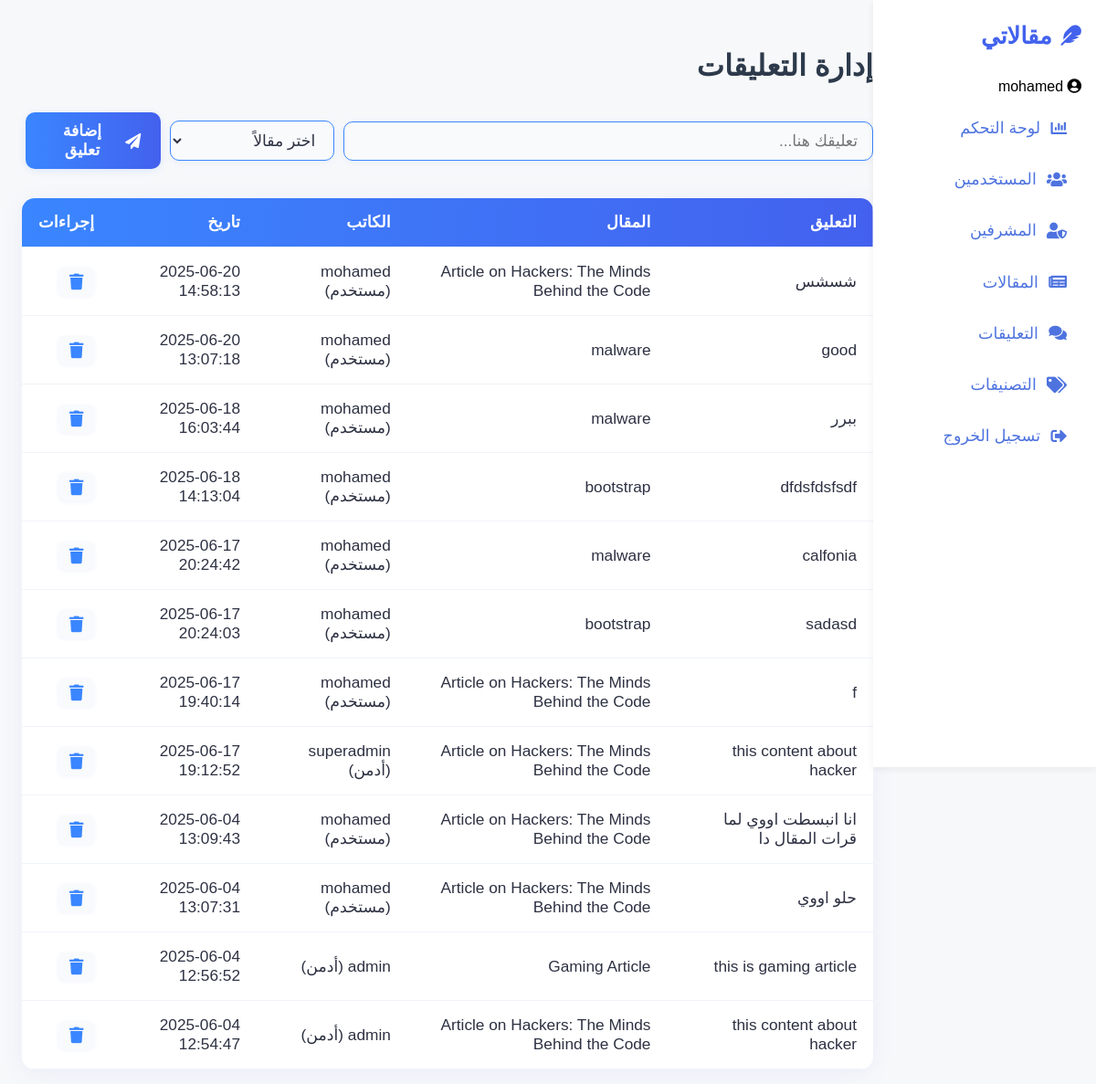
/admin/manage_comments.php (signed in), run on the app's committed database.
### tables this page shows
CREATE TABLE `comments` (
  `id` int NOT NULL,
  `article_id` int NOT NULL,
  `user_id` int DEFAULT NULL,
  `admin_id` int DEFAULT NULL,
  `content` text NOT NULL,
  `is_admin` tinyint(1) DEFAULT '0',
  `status` enum('pending','approved','rejected') DEFAULT 'approved',
  `created_at` timestamp NOT NULL DEFAULT CURRENT_TIMESTAMP
);

CREATE TABLE `articles` (
  `id` int NOT NULL,
  `title` varchar(255) NOT NULL,
  `content` text NOT NULL,
  `image` varchar(100) DEFAULT NULL,
  `created_at` timestamp NOT NULL DEFAULT CURRENT_TIMESTAMP,
  `category_id` int DEFAULT NULL,
  `user_id` int DEFAULT NULL,
  `admin_id` int DEFAULT NULL
);

CREATE TABLE `users` (
  `id` int NOT NULL,
  `username` varchar(50) NOT NULL,
  `email` varchar(100) NOT NULL,
  `password` varchar(255) NOT NULL,
  `created_at` timestamp NOT NULL DEFAULT CURRENT_TIMESTAMP,
  `updated_at` datetime DEFAULT CURRENT_TIMESTAMP ON UPDATE CURRENT_TIMESTAMP,
  `is_active` tinyint(1) DEFAULT '1',
  `reset_token` varchar(100) DEFAULT NULL,
  `reset_expires` datetime DEFAULT NULL
);

### admin/manage_comments.php (the view, shortened to what this page needs)
<?php
require_once '../db.php';
$comments = $pdo->query("SELECT c.*, a.title,
    admins.adminname AS admin_name,
    users.username AS user_name
FROM comments c
JOIN articles a ON c.article_id = a.id
LEFT JOIN admins ON c.admin_id = admins.id
LEFT JOIN users ON c.user_id = users.id
ORDER BY c.created_at DESC")->fetchAll(PDO::FETCH_ASSOC);
?>
<!DOCTYPE html>
<html lang="ar">
<head>
    <link rel="stylesheet" href="https://cdnjs.cloudflare.com/ajax/libs/font-awesome/5.15.1/css/all.min.css">
    <link rel="stylesheet" href="https://cdnjs.cloudflare.com/ajax/libs/animate.css/4.1.1/animate.min.css">
</head>
<body>
<?php include 'sidebar.php'; ?>
<main class="main-content">
    <h1 class="dashboard-title animate__animated animate__fadeInDown">إدارة التعليقات</h1>
    <div class="add-comment-admin-modal" style="margin-bottom:24px;">
        <form action="manage_comments.php" method="post" style="display:flex;gap:10px;align-items:center;flex-wrap:wrap;">
            <div class="disp add-comment-flex-modern">
                <input type="text" name="comment" placeholder="تعليقك هنا..." required class="modern-input">
                <select name="article_id" required class="modern-select">
                    <option value="">اختر مقالاً</option>
                </select>
                <button type="submit" name="add_comment" class="action-btn modern-search-btn"><i class="fa fa-paper-plane"></i> إضافة تعليق</button>
            </div>
        </form>
    </div>
    <table class="data-table comments-table">
        <thead>
            <tr>
                <th>التعليق</th>
                <th>المقال</th>
                <th>الكاتب</th>
                <th>تاريخ</th>
                <th>إجراءات</th>
            </tr>
        </thead>
        <tbody id="commentsTable">
            <?php foreach($comments as $comment): ?>
            <tr>
                <td><?= htmlspecialchars($comment['content']) ?></td>
                <td><?= htmlspecialchars($comment['title']) ?></td>
                <td>
                    <?php
                        if ($comment['is_admin'] == 1 && !empty($comment['admin_name'])) {
                            echo htmlspecialchars($comment['admin_name']) . ' (أدمن)';
                        } elseif ($comment['is_admin'] == 0 && !empty($comment['user_name'])) {
                            echo htmlspecialchars($comment['user_name']) . ' (مستخدم)';
                        } else {
                            echo '-';
                        }
                    ?>
                </td>
                <td><?= htmlspecialchars($comment['created_at']) ?></td>
                <td>
                    <button type="button" class="action-btn delete-btn" onclick="openDeleteCommentModal(<?= $comment['id'] ?>, '<?= htmlspecialchars(addslashes($comment['content'])) ?>')"><i class="fa fa-trash"></i></button>
                </td>
            </tr>
            <?php endforeach; ?>
        </tbody>
    </table>
</main>
</body>
</html>

### admin/manage_comments.php (style rules this page uses)
body, html { font-family: 'Cairo', Tahoma, Arial, sans-serif; background: #f7f8fa; margin: 0; padding: 0; direction: rtl; }
.main-content { padding: 2rem 2vw 1rem 2vw; margin-right: 220px; }
.dashboard-title { font-size: 2rem; color: #2d3a4b; margin-bottom: 2rem; font-weight: bold; }
.comments-table { width: 100%; border-collapse: separate; border-spacing: 0; background: #fff; border-radius: 14px; box-shadow: 0 4px 24px rgba(67,97,238,0.07); overflow: hidden; margin-top: 32px; font-size: 1.08rem; direction: rtl; }
.comments-table thead tr { background: linear-gradient(90deg, #3a86ff 0%, #4361ee 100%); color: #fff; }
.comments-table th, .comments-table td { padding: 16px 18px; text-align: right; border-bottom: 1px solid #f0f4fa; }
.comments-table th { font-weight: bold; font-size: 1.1rem; letter-spacing: 0.01em; }
.comments-table tbody tr { transition: background 0.2s; }
.comments-table td { color: #2d3142; }
.action-btn { background: #f8fafc; border: none; border-radius: 6px; color: #3a86ff; padding: 7px 12px; margin-left: 4px; font-size: 1.1rem; cursor: pointer; transition: background 0.2s, color 0.2s; box-shadow: 0 1px 4px rgba(67,97,238,0.07); display: inline-flex; align-items: center; justify-content: center; }
form { display: flex; flex-direction: column; align-items: center; width: 100%; }
.add-comment-flex-modern { display: flex; align-items: center; gap: 10px; width: 100%; }
.add-comment-flex-modern .modern-input { order: 1; flex: 0 1 80%; max-width: 80%; min-width: 120px; padding: 10px 16px; border-radius: 10px; border: 1.5px solid #3a86ff; background: #f8fafc; font-size: 1.08rem; color: #2d3142; box-shadow: 0 2px 8px #3a86ff11; transition: border 0.2s, box-shadow 0.2s; outline: none; font-family: inherit; font-weight: 500; }
.add-comment-flex-modern .modern-select { order: 2; flex: 0 0 180px; min-width: 120px; max-width: 220px; padding: 10px 16px; border-radius: 10px; border: 1.5px solid #3a86ff; background: #f8fafc; font-size: 1.08rem; color: #2d3142; box-shadow: 0 2px 8px #3a86ff11; transition: border 0.2s, box-shadow 0.2s; outline: none; font-family: inherit; font-weight: 500; }
.add-comment-flex-modern .modern-search-btn { order: 3; flex: 0 1 20%; max-width: 20%; min-width: 120px; background: linear-gradient(90deg, #3a86ff 0%, #4361ee 100%); color: #fff; border: none; border-radius: 10px; padding: 10px 22px; font-size: 1.08rem; font-weight: bold; box-shadow: 0 2px 8px #3a86ff22; display: flex; align-items: center; gap: 7px; transition: background 0.2s, box-shadow 0.2s; cursor: pointer; justify-content: center; }

### data on the page
comments: content "شسشس", article.title "Article on Hackers: The Minds Behind the Code", user.username "mohamed", created_at "2025-06-20 14:58:13"
comments: content "good", article.title "malware", user.username "mohamed", created_at "2025-06-20 13:07:18"
comments: content "ببرر", article.title "malware", user.username "mohamed", created_at "2025-06-18 16:03:44"
comments: content "dfdsfdsfsdf", article.title "bootstrap", user.username "mohamed", created_at "2025-06-18 14:13:04"
comments: content "calfonia", article.title "malware", user.username "mohamed", created_at "2025-06-17 20:24:42"
comments: content "sadasd", article.title "bootstrap", user.username "mohamed", created_at "2025-06-17 20:24:03"
comments: content "f", article.title "Article on Hackers: The Minds Behind the Code", user.username "mohamed", created_at "2025-06-17 19:40:14"
comments: content "this content about hacker", article.title "Article on Hackers: The Minds Behind the Code", admin.adminname "superadmin", created_at "2025-06-17 19:12:52"
comments: content "انا انبسطت اووي لما قرات المقال دا", article.title "Article on Hackers: The Minds Behind the Code", user.username "mohamed", created_at "2025-06-04 13:09:43"
comments: content "حلو اووي", article.title "Article on Hackers: The Minds Behind the Code", user.username "mohamed", created_at "2025-06-04 13:07:31"
comments: content "this is gaming article", article.title "Gaming Article", created_at "2025-06-04 12:56:52"
comments: content "this content about hacker", article.title "Article on Hackers: The Minds Behind the Code", created_at "2025-06-04 12:54:47"

### other printed values
$_SESSION['username'] "mohamed"
